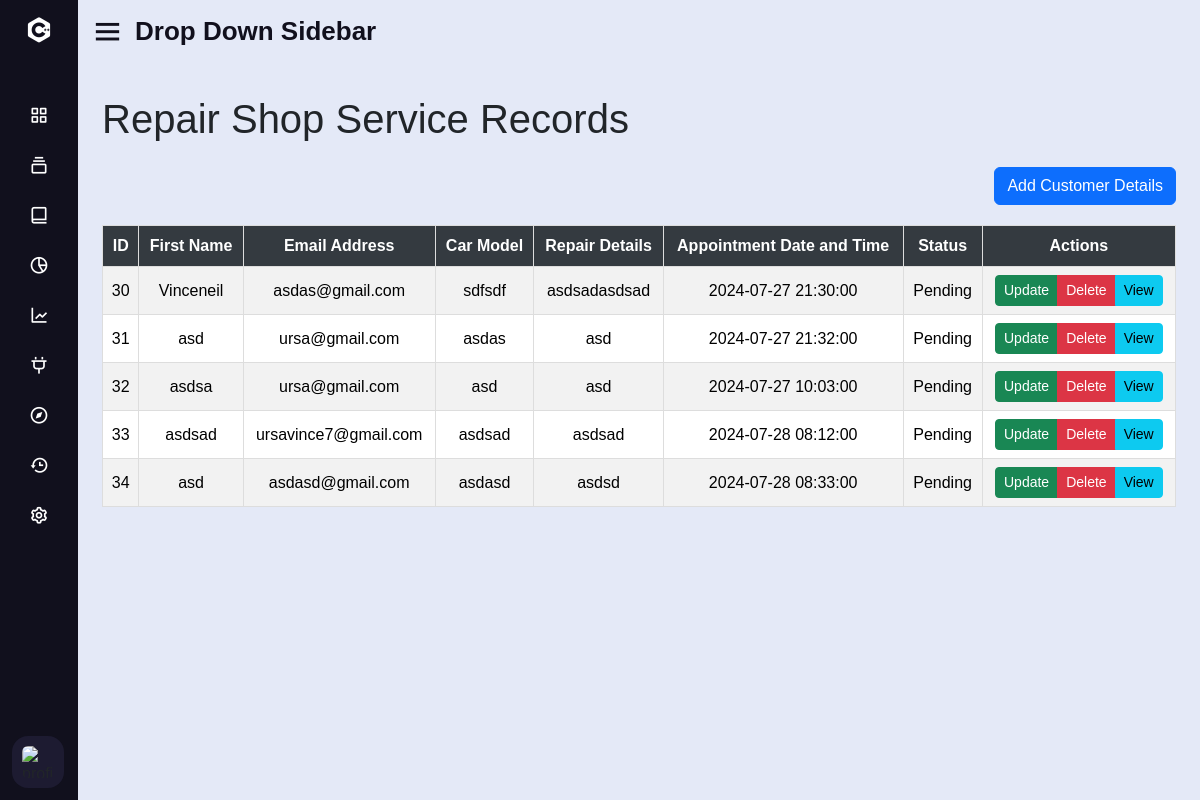
The page /Landing-Page/Appointment-table.php on the database as committed earlier.
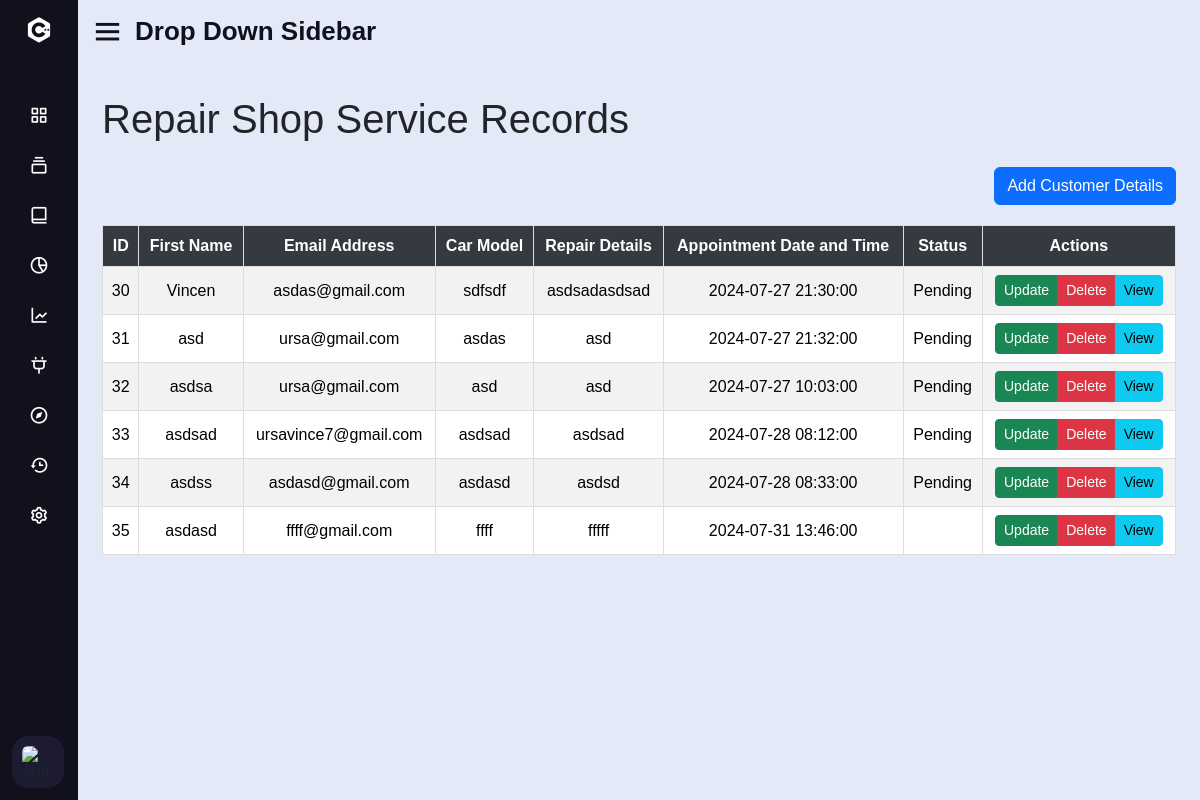
The same page on the database as committed later.
### tables this page shows
CREATE TABLE `customer_details` (
  `customer_id` int(11) NOT NULL,
  `firstname` varchar(400) DEFAULT NULL,
  `lastname` varchar(400) DEFAULT NULL,
  `phoneNumber` varchar(400) DEFAULT NULL,
  `emailAddress` varchar(400) DEFAULT NULL,
  `carmake` varchar(400) DEFAULT NULL,
  `carmodel` varchar(400) DEFAULT NULL,
  `repairdetails` varchar(400) DEFAULT NULL,
  `appointment_time` time DEFAULT NULL,
  `appointment_date` date DEFAULT NULL,
  `Status` varchar(500) NOT NULL
);

### Landing-Page/Appointment-table.php (the view, shortened to what this page needs)
<!DOCTYPE html>
<html lang="en">
<head>
    <link rel="stylesheet" href="new.css">
    <link href='https://unpkg.com/boxicons@2.0.7/css/boxicons.min.css' rel='stylesheet'>
    <link href="https://cdn.jsdelivr.net/npm/bootstrap@5.3.3/dist/css/bootstrap.min.css" rel="stylesheet">
</head>
<body>
<div class="sidebar close">
    <div class="logo-details">
        <i class='bx bxl-c-plus-plus'></i>
    </div>
    <ul class="nav-links">
        <li>
            <a href="UserDashboard.php">
                <i class='bx bx-grid-alt'></i>
            </a>
        </li>
        <li>
            <div class="iocn-link">
                <a href="#">
                    <i class='bx bx-collection'></i>
                </a>
            </div>
        </li>
        <li>
            <div class="iocn-link">
                <a href="#">
                    <i class='bx bx-book-alt'></i>
                </a>
            </div>
        </li>
        <li>
            <a href="#">
                <i class='bx bx-pie-chart-alt-2'></i>
            </a>
        </li>
        <li>
            <a href="#">
                <i class='bx bx-line-chart'></i>
            </a>
        </li>
        <li>
            <div class="iocn-link">
                <a href="#">
                    <i class='bx bx-plug'></i>
                </a>
            </div>
        </li>
        <li>
            <a href="#">
                <i class='bx bx-compass'></i>
            </a>
        </li>
        <li>
            <a href="#">
                <i class='bx bx-history'></i>
            </a>
        </li>
        <li>
            <a href="#">
                <i class='bx bx-cog'></i>
            </a>
        </li>
        <li>
            <div class="profile-details">
                <div class="profile-content">
                    <img src="image/profile.jpg" alt="profileImg">
                </div>
            </div>
        </li>
    </ul>
</div>
<section class="home-section">
    <div class="home-content">
        <i class='bx bx-menu'></i>
        <span class="text">Drop Down Sidebar</span>
    </div>
    <div class="container">
        <h1 class="mt-4 mb-4">Repair Shop Service Records</h1>
        <div class="d-flex justify-content-end mb-3">
            <button type="button" class="btn btn-primary" data-bs-toggle="modal" data-bs-target="#exampleModal">
                Add Customer Details
            </button>
        </div>
            <div class="table-container">
        <table class="table table-striped">
            <thead class="thead-dark">
                <tr>
                    <th scope="col">ID</th>
                    <th scope="col">First Name</th>
                    <th scope="col">Email Address</th>
                    <th scope="col">Car Model</th>
                    <th scope="col">Repair Details</th>
                    <th scope="col">Appointment Date and Time</th>
                    <th scope="col">Status</th>
                    <th scope="col">Actions</th>
                </tr>
            </thead>
            <tbody>
                <?php
                include('dbconfig.php');
                $query = "SELECT * FROM customer_details";
                $result = mysqli_query($conn, $query);
                if (mysqli_num_rows($result) > 0) {
                    while ($row = mysqli_fetch_assoc($result)) {
                        echo "<tr>";
                        echo "<td>" . htmlspecialchars($row['customer_id']) . "</td>";
                        echo "<td>" . htmlspecialchars($row['firstname']) . "</td>";
                        echo "<td>" . htmlspecialchars($row['emailAddress']) . "</td>";
                        echo "<td>" . htmlspecialchars($row['carmodel']) . "</td>";
                        echo "<td>" . htmlspecialchars($row['repairdetails']) . "</td>";
                        echo "<td>" . htmlspecialchars($row['appointment_date']) . " " . htmlspecialchars($row['appointment_time']) . "</td>";
                        echo "<td>" . htmlspecialchars($row['Status']) . "</td>";
                        echo "<td>
                                <div class='btn-group' role='group' aria-label='Action buttons'>
                                    <button type='button' class='btn btn-success btn-sm' data-bs-toggle='modal' data-bs-target='#UpdateModal' data-customer_id='" . htmlspecialchars($row['customer_id']) . "'>Update</button>
                                    <button type='button' class='btn btn-danger btn-sm' onclick='deleteCustomer(" . htmlspecialchars($row['customer_id']) . ")'>Delete</button>
                                  <button type='button' class='btn btn-info btn-sm' data-bs-toggle='modal' data-bs-target='#viewCustomerModal' data-customer_id='" . htmlspecialchars($row['customer_id']) . "'>View</button>
                                </div>
                              </td>";
                        echo "</tr>";
                    }
                } else {
                    echo "<tr><td colspan='11' class='text-center'>No records found</td></tr>";
                }
                ?>
                </tbody>
            </table>
        </div>
    </div>
</body>
</html>

Rows that differ between the two databases and show on the page:
changed customer_details "asdas@gmail.com": firstname "Vinceneil" → "Vincen"
changed customer_details "asdasd@gmail.com": firstname "asd" → "asdss"
added customer_details: customer_id "35", firstname "asdasd", emailAddress "ffff@gmail.com", carmodel "ffff", repairdetails "fffff", appointment_date "2024-07-31", appointment_time "13:46:00"
